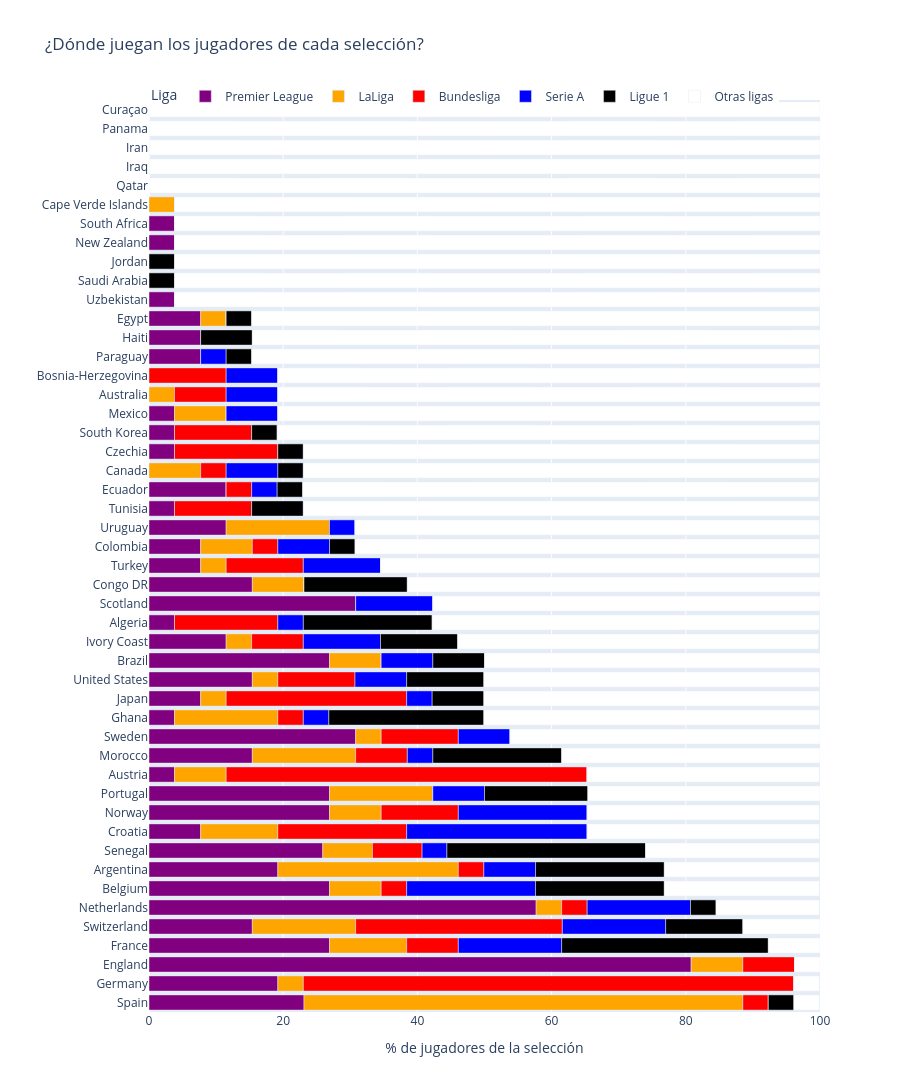

This figure's notebook cell:
### Markdown cell above
#### 4.4 Porcentaje de 5 grandes ligas por selección
Calculamos el porcentaje de cada selección agrupando por selección y liga, y lo cambiamos a formato largo con *melt*.

### Code cell
reparto = mundial_ligas.groupby(["seleccion", "liga"]).size().unstack(fill_value=0)
reparto = reparto.reindex(columns=orden_ligas, fill_value=0)
reparto_pct = reparto.div(reparto.sum(axis=1), axis=0).mul(100).round(1)
reparto_pct = reparto_pct.sort_values("Otras ligas", ascending=False)   # arriba, las que menos dependen de las grandes ligas

reparto_largo = reparto_pct.reset_index().melt(id_vars="seleccion", var_name="liga", value_name="porcentaje")

fig = px.bar(reparto_largo, x="porcentaje", y="seleccion", color="liga", orientation="h",
             color_discrete_map=colores_ligas, category_orders={"liga": orden_ligas, "seleccion": list(reparto_pct.index)},
             title="¿Dónde juegan los jugadores de cada selección?",
             labels={"porcentaje": "% de jugadores de la selección", "seleccion": "", "liga": "Liga"},
             height=1100)
fig.update_layout(legend=dict(orientation="h", y=1.02, x=0), xaxis_range=[0, 100])
fig.show()

### Figure 1 — Plotly figure (JSON) as saved in the notebook; plotly's stock layout.template omitted (floating-point values rounded to 4 significant figures)
{"data": [{"alignmentgroup": "True", "hovertemplate": "Liga=Premier League<br>% de jugadores de la selección=%{x}<br>=%{y}<extra></extra>", "legendgroup": "Premier League", "marker": {"color": "purple", "pattern": {"shape": ""}}, "name": "Premier League", "offsetgroup": "Premier League", "orientation": "h", "showlegend": true, "textposition": "auto", "type": "bar", "x": [0, 0, 0, 0, 0, 0, 3.8, 3.8, 0, 0, 3.8, 7.7, 7.7, 7.7, 0, 0, 3.8, 3.8, 3.8, 0, 11.5, 3.8, 11.5, 7.7, 7.7, 15.4, 30.8, 3.8, 11.5, 26.9, 15.4, 7.7, 3.8, 30.8, 15.4, 3.8, 26.9, 26.9, 7.7, 25.9, 19.2, 26.9, 57.7, 15.4, 26.9, 80.8, 19.2, 23.1], "xaxis": "x", "y": ["Curaçao", "Panama", "Iran", "Iraq", "Qatar", "Cape Verde Islands", "South Africa", "New Zealand", "Jordan", "Saudi Arabia", "Uzbekistan", "Egypt", "Haiti", "Paraguay", "Bosnia-Herzegovina", "Australia", "Mexico", "South Korea", "Czechia", "Canada", "Ecuador", "Tunisia", "Uruguay", "Colombia", "Turkey", "Congo DR", "Scotland", "Algeria", "Ivory Coast", "Brazil", "United States", "Japan", "Ghana", "Sweden", "Morocco", "Austria", "Portugal", "Norway", "Croatia", "Senegal", "Argentina", "Belgium", "Netherlands", "Switzerland", "France", "England", "Germany", "Spain"], "yaxis": "y"}, {"alignmentgroup": "True", "hovertemplate": "Liga=LaLiga<br>% de jugadores de la selección=%{x}<br>=%{y}<extra></extra>", "legendgroup": "LaLiga", "marker": {"color": "orange", "pattern": {"shape": ""}}, "name": "LaLiga", "offsetgroup": "LaLiga", "orientation": "h", "showlegend": true, "textposition": "auto", "type": "bar", "x": [0, 0, 0, 0, 0, 3.8, 0, 0, 0, 0, 0, 3.8, 0, 0, 0, 3.8, 7.7, 0, 0, 7.7, 0, 0, 15.4, 7.7, 3.8, 7.7, 0, 0, 3.8, 7.7, 3.8, 3.8, 15.4, 3.8, 15.4, 7.7, 15.4, 7.7, 11.5, 7.4, 26.9, 7.7, 3.8, 15.4, 11.5, 7.7, 3.8, 65.4], "xaxis": "x", "y": ["Curaçao", "Panama", "Iran", "Iraq", "Qatar", "Cape Verde Islands", "South Africa", "New Zealand", "Jordan", "Saudi Arabia", "Uzbekistan", "Egypt", "Haiti", "Paraguay", "Bosnia-Herzegovina", "Australia", "Mexico", "South Korea", "Czechia", "Canada", "Ecuador", "Tunisia", "Uruguay", "Colombia", "Turkey", "Congo DR", "Scotland", "Algeria", "Ivory Coast", "Brazil", "United States", "Japan", "Ghana", "Sweden", "Morocco", "Austria", "Portugal", "Norway", "Croatia", "Senegal", "Argentina", "Belgium", "Netherlands", "Switzerland", "France", "England", "Germany", "Spain"], "yaxis": "y"}, {"alignmentgroup": "True", "hovertemplate": "Liga=Bundesliga<br>% de jugadores de la selección=%{x}<br>=%{y}<extra></extra>", "legendgroup": "Bundesliga", "marker": {"color": "red", "pattern": {"shape": ""}}, "name": "Bundesliga", "offsetgroup": "Bundesliga", "orientation": "h", "showlegend": true, "textposition": "auto", "type": "bar", "x": [0, 0, 0, 0, 0, 0, 0, 0, 0, 0, 0, 0, 0, 0, 11.5, 7.7, 0, 11.5, 15.4, 3.8, 3.8, 11.5, 0, 3.8, 11.5, 0, 0, 15.4, 7.7, 0, 11.5, 26.9, 3.8, 11.5, 7.7, 53.8, 0, 11.5, 19.2, 7.4, 3.8, 3.8, 3.8, 30.8, 7.7, 7.7, 73.1, 3.8], "xaxis": "x", "y": ["Curaçao", "Panama", "Iran", "Iraq", "Qatar", "Cape Verde Islands", "South Africa", "New Zealand", "Jordan", "Saudi Arabia", "Uzbekistan", "Egypt", "Haiti", "Paraguay", "Bosnia-Herzegovina", "Australia", "Mexico", "South Korea", "Czechia", "Canada", "Ecuador", "Tunisia", "Uruguay", "Colombia", "Turkey", "Congo DR", "Scotland", "Algeria", "Ivory Coast", "Brazil", "United States", "Japan", "Ghana", "Sweden", "Morocco", "Austria", "Portugal", "Norway", "Croatia", "Senegal", "Argentina", "Belgium", "Netherlands", "Switzerland", "France", "England", "Germany", "Spain"], "yaxis": "y"}, {"alignmentgroup": "True", "hovertemplate": "Liga=Serie A<br>% de jugadores de la selección=%{x}<br>=%{y}<extra></extra>", "legendgroup": "Serie A", "marker": {"color": "blue", "pattern": {"shape": ""}}, "name": "Serie A", "offsetgroup": "Serie A", "orientation": "h", "showlegend": true, "textposition": "auto", "type": "bar", "x": [0, 0, 0, 0, 0, 0, 0, 0, 0, 0, 0, 0, 0, 3.8, 7.7, 7.7, 7.7, 0, 0, 7.7, 3.8, 0, 3.8, 7.7, 11.5, 0, 11.5, 3.8, 11.5, 7.7, 7.7, 3.8, 3.8, 7.7, 3.8, 0, 7.7, 19.2, 26.9, 3.7, 7.7, 19.2, 15.4, 15.4, 15.4, 0, 0, 0], "xaxis": "x", "y": ["Curaçao", "Panama", "Iran", "Iraq", "Qatar", "Cape Verde Islands", "South Africa", "New Zealand", "Jordan", "Saudi Arabia", "Uzbekistan", "Egypt", "Haiti", "Paraguay", "Bosnia-Herzegovina", "Australia", "Mexico", "South Korea", "Czechia", "Canada", "Ecuador", "Tunisia", "Uruguay", "Colombia", "Turkey", "Congo DR", "Scotland", "Algeria", "Ivory Coast", "Brazil", "United States", "Japan", "Ghana", "Sweden", "Morocco", "Austria", "Portugal", "Norway", "Croatia", "Senegal", "Argentina", "Belgium", "Netherlands", "Switzerland", "France", "England", "Germany", "Spain"], "yaxis": "y"}, {"alignmentgroup": "True", "hovertemplate": "Liga=Ligue 1<br>% de jugadores de la selección=%{x}<br>=%{y}<extra></extra>", "legendgroup": "Ligue 1", "marker": {"color": "black", "pattern": {"shape": ""}}, "name": "Ligue 1", "offsetgroup": "Ligue 1", "orientation": "h", "showlegend": true, "textposition": "auto", "type": "bar", "x": [0, 0, 0, 0, 0, 0, 0, 0, 3.8, 3.8, 0, 3.8, 7.7, 3.8, 0, 0, 0, 3.8, 3.8, 3.8, 3.8, 7.7, 0, 3.8, 0, 15.4, 0, 19.2, 11.5, 7.7, 11.5, 7.7, 23.1, 0, 19.2, 0, 15.4, 0, 0, 29.6, 19.2, 19.2, 3.8, 11.5, 30.8, 0, 0, 3.8], "xaxis": "x", "y": ["Curaçao", "Panama", "Iran", "Iraq", "Qatar", "Cape Verde Islands", "South Africa", "New Zealand", "Jordan", "Saudi Arabia", "Uzbekistan", "Egypt", "Haiti", "Paraguay", "Bosnia-Herzegovina", "Australia", "Mexico", "South Korea", "Czechia", "Canada", "Ecuador", "Tunisia", "Uruguay", "Colombia", "Turkey", "Congo DR", "Scotland", "Algeria", "Ivory Coast", "Brazil", "United States", "Japan", "Ghana", "Sweden", "Morocco", "Austria", "Portugal", "Norway", "Croatia", "Senegal", "Argentina", "Belgium", "Netherlands", "Switzerland", "France", "England", "Germany", "Spain"], "yaxis": "y"}, {"alignmentgroup": "True", "hovertemplate": "Liga=Otras ligas<br>% de jugadores de la selección=%{x}<br>=%{y}<extra></extra>", "legendgroup": "Otras ligas", "marker": {"color": "white", "pattern": {"shape": ""}}, "name": "Otras ligas", "offsetgroup": "Otras ligas", "orientation": "h", "showlegend": true, "textposition": "auto", "type": "bar", "x": [100, 100, 100, 100, 100, 96.2, 96.2, 96.2, 96.2, 96.2, 96.2, 84.6, 84.6, 84.6, 80.8, 80.8, 80.8, 80.8, 76.9, 76.9, 76.9, 76.9, 69.2, 69.2, 65.4, 61.5, 57.7, 57.7, 53.8, 50, 50, 50, 50, 46.2, 38.5, 34.6, 34.6, 34.6, 34.6, 25.9, 23.1, 23.1, 15.4, 11.5, 7.7, 3.8, 3.8, 3.8], "xaxis": "x", "y": ["Curaçao", "Panama", "Iran", "Iraq", "Qatar", "Cape Verde Islands", "South Africa", "New Zealand", "Jordan", "Saudi Arabia", "Uzbekistan", "Egypt", "Haiti", "Paraguay", "Bosnia-Herzegovina", "Australia", "Mexico", "South Korea", "Czechia", "Canada", "Ecuador", "Tunisia", "Uruguay", "Colombia", "Turkey", "Congo DR", "Scotland", "Algeria", "Ivory Coast", "Brazil", "United States", "Japan", "Ghana", "Sweden", "Morocco", "Austria", "Portugal", "Norway", "Croatia", "Senegal", "Argentina", "Belgium", "Netherlands", "Switzerland", "France", "England", "Germany", "Spain"], "yaxis": "y"}], "layout": {"barmode": "relative", "height": 1100, "legend": {"orientation": "h", "title": {"text": "Liga"}, "tracegroupgap": 0, "x": 0, "y": 1.02}, "title": {"text": "¿Dónde juegan los jugadores de cada selección?"}, "xaxis": {"anchor": "y", "domain": [0, 1], "range": [0, 100], "title": {"text": "% de jugadores de la selección"}}, "yaxis": {"anchor": "x", "categoryarray": ["Spain", "Germany", "England", "France", "Switzerland", "Netherlands", "Belgium", "Argentina", "Senegal", "Croatia", "Norway", "Portugal", "Austria", "Morocco", "Sweden", "Ghana", "Japan", "United States", "Brazil", "Ivory Coast", "Algeria", "Scotland", "Congo DR", "Turkey", "Colombia", "Uruguay", "Tunisia", "Ecuador", "Canada", "Czechia", "South Korea", "Mexico", "Australia", "Bosnia-Herzegovina", "Paraguay", "Haiti", "Egypt", "Uzbekistan", "Saudi Arabia", "Jordan", "New Zealand", "South Africa", "Cape Verde Islands", "Qatar", "Iraq", "Iran", "Panama", "Curaçao"], "categoryorder": "array", "domain": [0, 1], "title": {"text": ""}}}}
